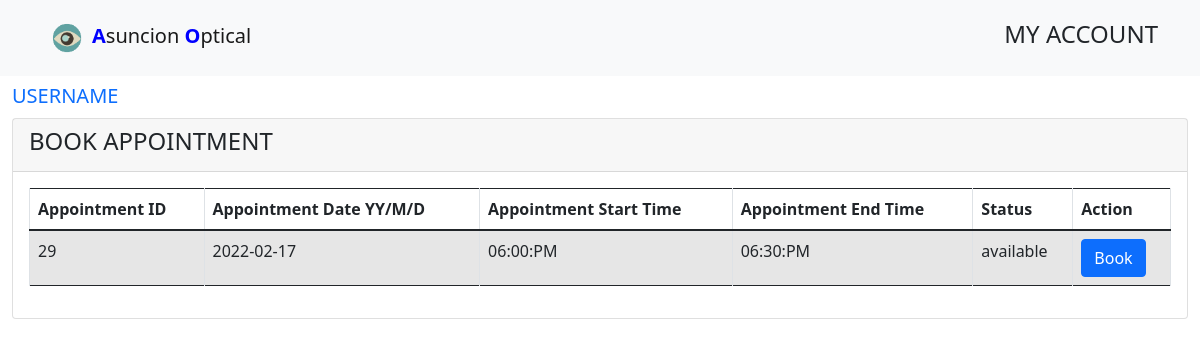
Before: /main/patient/bookappointment.php with the older database file.
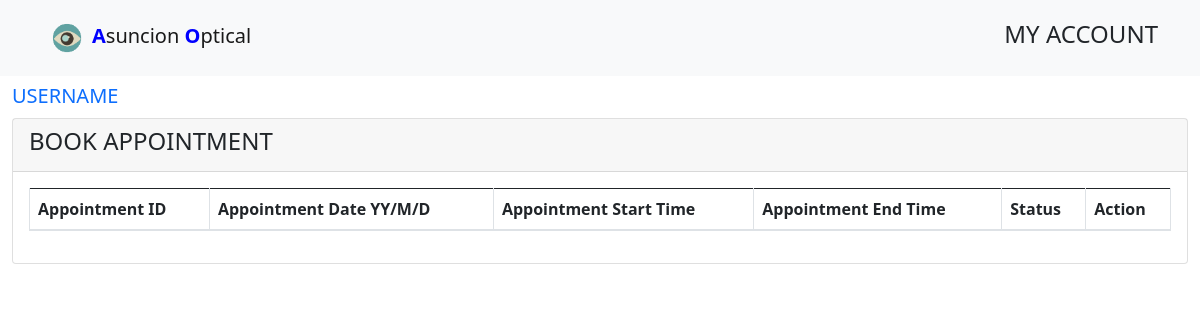
After: the same page with the newer database file.
### tables this page shows
CREATE TABLE `appointment` (
  `ID` int(11) NOT NULL,
  `sched` date DEFAULT NULL,
  `start_time` time DEFAULT NULL,
  `end_time` time DEFAULT NULL,
  `status` varchar(60) DEFAULT NULL
);

### main/patient/bookappointment.php (the view, shortened to what this page needs)
<?php
    include_once 'header.php';
	include_once '../includes/dbh.inc.php';
?>
<div class="container-fluid">
	<?php $page = 'book'; include('navbar.php'); ?>
    <br />
	<div class="card">
		<div class="card-header"><h4>BOOK APPOINTMENT</h4></div>
			<div class="card-body">
				<div class="table-responsive">
		      		<table class="table table-striped table-bordered" id="appointment_list_table">
		      			<thead>
			      			<tr>
							  	<th>Appointment ID</th>
								<th>Appointment Date YY/M/D</th>
								<th>Appointment Start Time</th>
								<th>Appointment End Time</th>
								<th>Status</th>
								<th>Action</th>
			      			</tr>
			      		</thead>
						<?php
						$date = date('Y-m-d');
                        $result = $conn->query("SELECT * FROM appointment WHERE sched >= '$date' AND status = 'available' order by id desc");
                          while ($row = $result->fetch_assoc()){
                        ?>
						<form method="post" action="../includes/booking.inc.php">
			      		<tbody>
						  <tr>
						  <td><input type="hidden" name="id" value="<?php echo $row['ID'];?>"><?php echo $row['ID'];?></td>
                            <td><input type="hidden" name="sched" value="<?php echo $row['sched'];?>"><?php echo $row['sched'];?></td>
                            <td><input type="hidden" name="start_time" value="<?php echo $row['start_time'];?>">
							<?php 	$timee = date_create($row ['start_time']);
									echo date_format($timee, 'h:i:A');?></td>
                            <td><input type="hidden" name="end_time" value="<?php echo $row['end_time'];?>">
							<?php 	$timeee = date_create($row ['end_time']);
									echo date_format($timeee, 'h:i:A');?></td>
							<td><input type="hidden" name="status" value="<?php echo $row['status'];?>"><?php echo $row['status'];?></td>
							<td><button type="button" name ="booking" class="btn btn-primary" value ="Book" data-bs-toggle="modal" data-bs-target="#bookmodal">Book</button></td>
                          </tr>
						  </form>
					  			<?php
							  }
					  		?>
			      	</table>
			    </div>
			</div>
		</div>
	</div>
<?php
include_once "footer1.php";
?>

Changed rows visible on the page:
removed appointment: ID "29", sched "2022-02-17", start_time "06:00:PM", end_time "06:30:PM", status "available"
